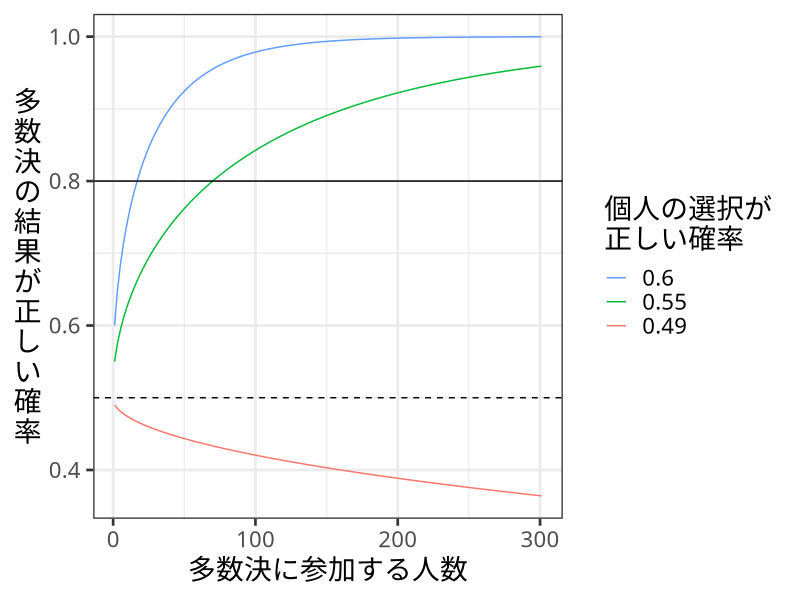

Generate this figure with R:
library(dplyr)
library(ggplot2)

tate <- function(x){
  chartr("ー", "丨", x) %>%  # 長音符の処理
    strsplit(split="", .) %>% 
    sapply(paste, collapse="\n")
}

t.p <- c(.49, .55, .6)
seq(from = 1, to = 301, by = 2) %>% 
  rep(3) %>% 
  data.frame(n = .) %>% 
  mutate(t.p = rep(t.p,
                   each = length(n) / length(t.p)),
         probs = 1 - pbinom(q = floor(n/2),
                            size = n, 
                            prob = t.p)
  ) %>%
  mutate_at(vars(t.p), as.character) %>%
  ggplot() +
  aes(x = n,
      y = probs,
      colour = t.p) +
  geom_line() +
  geom_hline(yintercept = .8,
             colour = "black") +
  geom_hline(yintercept = .5,
             linetype = "dashed",
             colour = "black") +
  guides(colour = guide_legend(reverse = TRUE)) +
  ylab(tate("多数決の結果が正しい確率")) +
  xlab("多数決に参加する人数") +
  labs(color="個人の選択が\n正しい確率") +
  theme_bw(base_size = 20,
           base_family = "IPAexGothic") +
  theme(axis.title.y = element_text(angle = 0,
                                    vjust= 0.5))